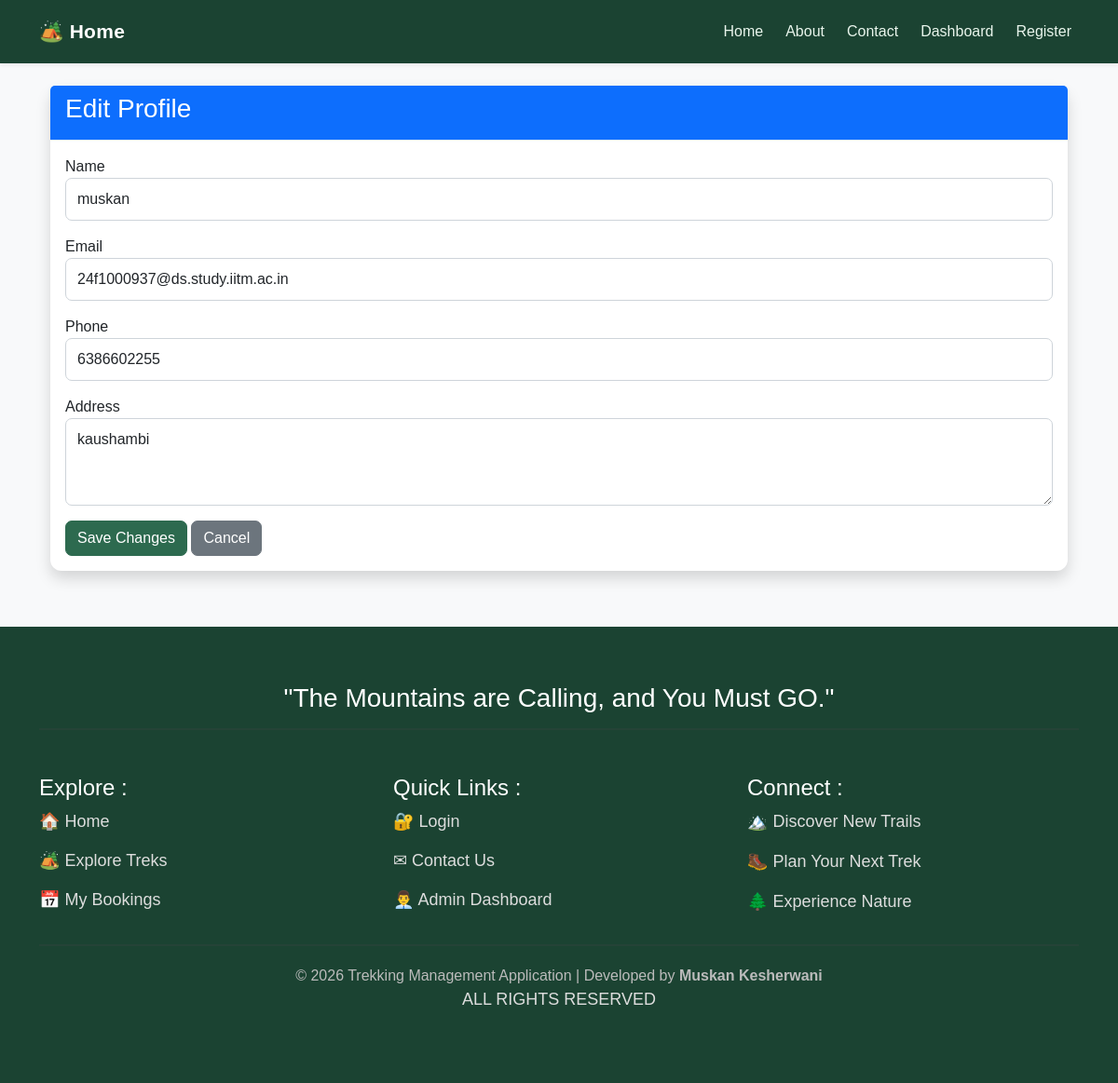
The page /user/profile/edit (signed in) on the database its author committed.
### tables this page shows
CREATE TABLE user (
    id INTEGER PRIMARY KEY AUTOINCREMENT,
    name TEXT NOT NULL,
    email TEXT UNIQUE NOT NULL,
    password TEXT NOT NULL,
    phone TEXT,
    address TEXT,
    status TEXT DEFAULT 'Active'
);

### app.py (the view, shortened to what this page needs)
@app.route("/user/profile/edit", methods=["GET", "POST"])
@user_required
def edit_user_profile():
    user_id = session.get("user_id")
    if not user_id:
        return redirect("/login")
    connection = sqlite3.connect("trekking.db")
    cursor = connection.cursor()
    cursor.execute("""
        SELECT *
        FROM user
        WHERE id = ?
    """, (user_id,))
    user = cursor.fetchone()
    connection.close()
    return render_template(
        "user_edit_profile.html",
        user=user
    )

### app.py (called while the page is built)
def user_required(f):
    @wraps(f)
    def decorated_function(*args, **kwargs):
        if session.get("role") != "user":
            return redirect("/login")
        return f(*args, **kwargs)
    return decorated_function

### templates/user_edit_profile.html (shortened to what this page needs)
<!DOCTYPE html>
<html lang="en">
<head>
</head>
<body>
    {% extends "base.html" %}
    {% block content %}
    <div class="container mt-4">
        <div class="card shadow">
            <div class="card-header bg-primary text-white">
                <h3>Edit Profile</h3>
            </div>
            <div class="card-body">
                <form method="POST">
                    <div class="mb-3">
                        <label>Name</label>
                        <input type="text" name="name" class="form-control" value="{{ user[1] }}" required>
                    </div>
                    <div class="mb-3">
                        <label>Email</label>
                        <input type="email" name="email" class="form-control" value="{{ user[2] }}" required>
                    </div>
                    <div class="mb-3">
                        <label>Phone</label>
                        <input type="text" name="phone" class="form-control" value="{{ user[4] }}" required>
                    </div>
                    <div class="mb-3">
                        <label>Address</label>
                        <textarea name="address" class="form-control" rows="3" required>{{ user[5] }}</textarea>
                    </div>
                    <button class="btn btn-success">
                        Save Changes
                    </button>
                    <a href="/user/profile" class="btn btn-secondary">
                        Cancel
                    </a>
                </form>
            </div>
        </div>
    </div>
    {% endblock %}

### static/css/style.css (style rules this page uses)
body { background-color: #f8f9fa; color: #212529; font-family: Arial, sans-serif; min-height: 100vh; }
.card { background-color: #ffffff; border: none; border-radius: 12px; box-shadow: 0 2px 10px rgba(0, 0, 0, 0.05); }
.card-header { background-color: #ffffff; border-bottom: 1px solid #e9ecef; }
.btn { border-radius: 7px; font-weight: 500; }
.btn-success { background-color: #2d6a4f; border-color: #2d6a4f; }
.form-control, .form-select { border-radius: 7px; padding: 10px 12px; border: 1px solid #ced4da; }

### rows shown on the page
user: name "muskan", email "24f1000937@ds.study.iitm.ac.in", phone "6386602255", address "kaushambi"
